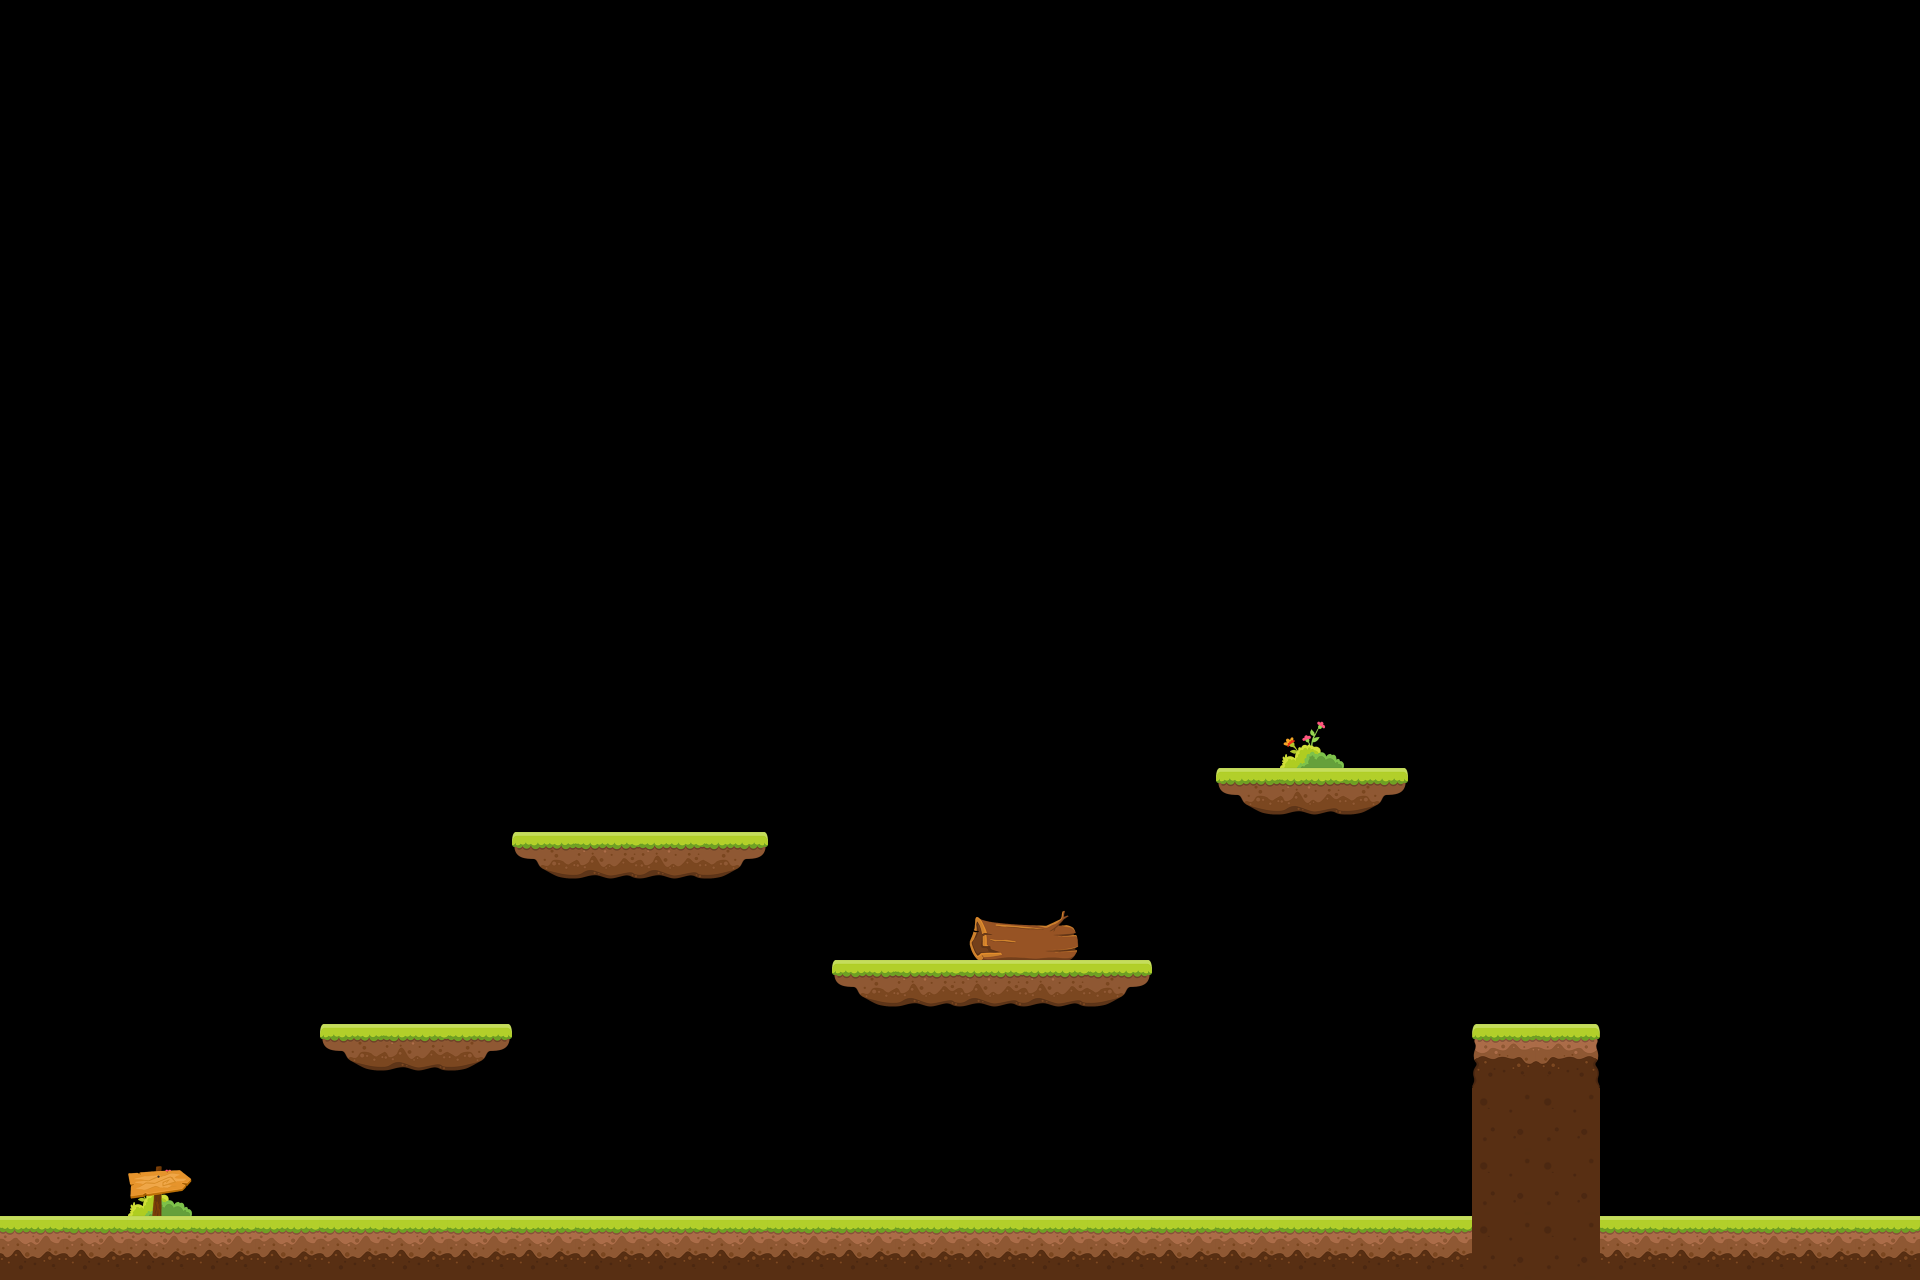

A 2D game scene composited from a Tiled map and its tileset images. What follows is a short description and the map's XML, with each tile layer's data collapsed to a summary:
An orthogonal 30x20 tile map with 64x64 px tiles, 3 tile layers (Lands, LowLayer1, LowLayer2) and 8 objects.

<map version="1.0" orientation="orthogonal" renderorder="right-down" width="30" height="20" tilewidth="64" tileheight="64" nextobjectid="58">
 <tileset firstgid="1" name="alpha-racing-tmx" tilewidth="64" tileheight="64">
  <image source="SD/alpha-racing-tmx.png" width="1024" height="64" />
 </tileset>
 <layer name="Lands" width="30" height="20">
  <data>[600 cells, 51 non-empty, 7 distinct tile ids]</data>
 </layer>
 <objectgroup name="alphaPosition1">
  <object id="40" x="704" y="704" />
  <object id="43" x="960" y="768" />
  <object id="45" x="1088" y="704" />
 </objectgroup>
 <objectgroup name="alphaPosition2">
  <object id="55" x="1344" y="576" />
  <object id="56" x="1408" y="576" />
 </objectgroup>
 <objectgroup name="alphaPosition3">
  <object id="35" x="1536" y="896" />
  <object id="36" x="1728" y="1088" />
  <object id="37" x="1856" y="1088" />
 </objectgroup>
 <layer name="LowLayer1" width="30" height="20">
  <data>[600 cells, 4 non-empty, 3 distinct tile ids]</data>
 </layer>
 <layer name="LowLayer2" width="30" height="20">
  <data>[600 cells, 1 non-empty, 1 distinct tile ids]</data>
 </layer>
 <objectgroup color="#ff0000" name="Obstacles" />
 <objectgroup color="#80ff00" name="Boosters" />
</map>
